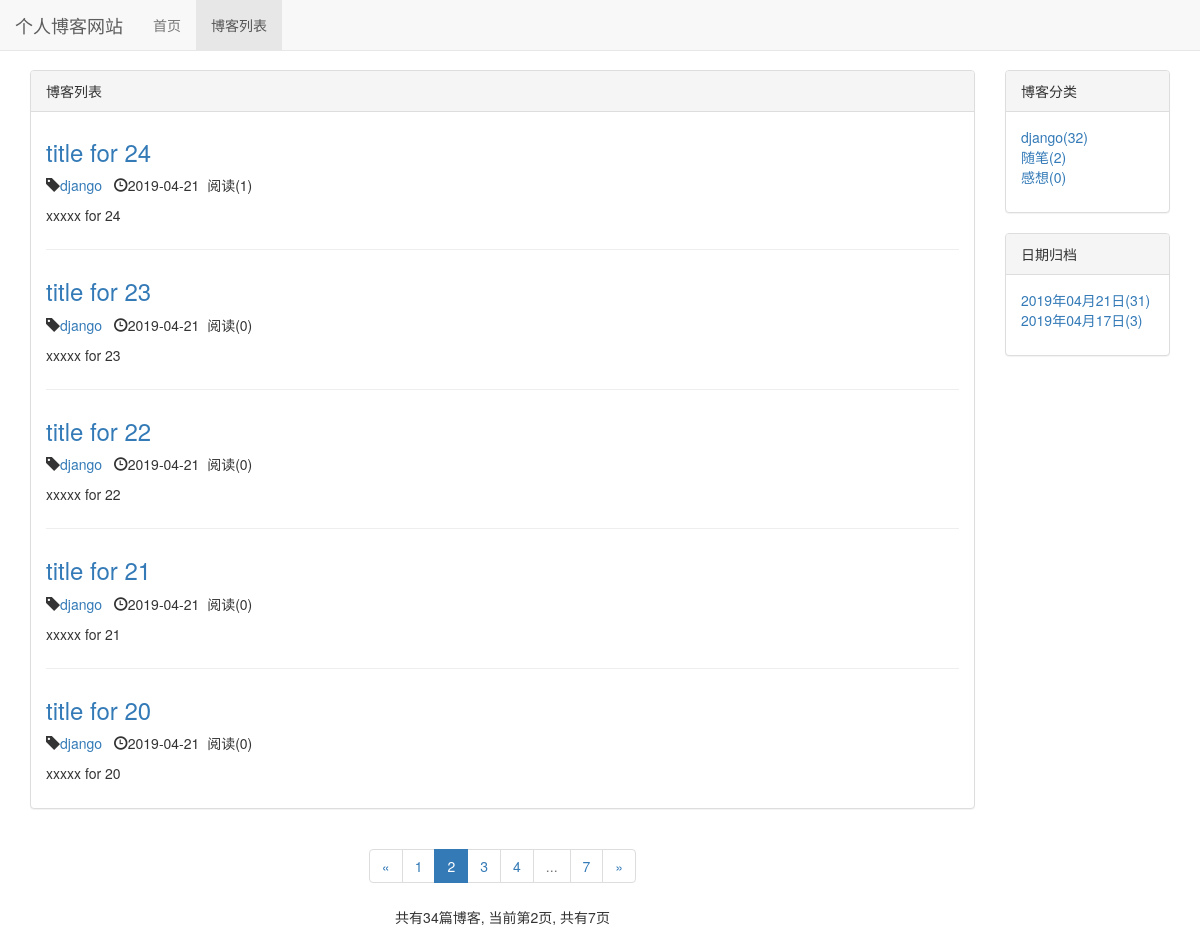
Screenshot of /blog/?page=2 with the database file from the repository.
### blog/models.py (models this page shows, shortened)
class Blog(models.Model,ReadNumExtendMethod):
    title = models.CharField(max_length=32)
    blog_type = models.ForeignKey(BlogType, on_delete=models.DO_NOTHING)
    content = RichTextUploadingField()
    author = models.ForeignKey(User, on_delete=models.DO_NOTHING)
    created_time = models.DateTimeField(auto_now_add=True)
    last_update_time = models.DateTimeField(auto_now=True)
    class Meta:
        ordering=['-created_time']

class BlogType(models.Model):
    title = models.CharField(max_length=32)
    def __str__(self):
        return self.title

### read_statistics/models.py (models this page shows)
class ReadNum(models.Model):
    read_num = models.IntegerField(default=0)
    content_type = models.ForeignKey(ContentType, on_delete=models.DO_NOTHING) # 模型类
    object_id = models.PositiveIntegerField() # 模型类的具体对象
    content_object = GenericForeignKey("content_type", "object_id")

### blog/views.py (the view)
# urls.py: path("",views.blog_list,name="blog_list"),
def blog_list(request):
    blogs_all_list = Blog.objects.all()
    context = get_blog_list_common_data(request, blogs_all_list)
    return render(request, "blog/blog_list.html", context)

### read_statistics/models.py (called while the page is built)
    def get_read_num(self):
        ct = ContentType.objects.get_for_model(self)
        try:
            readnum = ReadNum.objects.get(content_type=ct, object_id=self.pk)
            return readnum.read_num
        except exceptions.ObjectDoesNotExist:
            return 0

### blog/templates/blog/blog_list.html (shortened to what this page needs)
{% extends 'base.html' %}
{% load staticfiles %}
{% block css %}
<link rel="stylesheet" href="{% static 'css/blog/blog.css' %}">
{% endblock %}
{% block nav_blog_active %}active{% endblock %}
{% block content %}
    <div class="container">
        <div class="row">
            <div class="col-xs-12 col-sm-8 col-md-9 col-lg-10">
                <div class="panel panel-default">
                    <div class="panel-heading">
                        {% block blog_list_title %}
                        博客列表
                        {% endblock %}
                    </div>
                    <div class="panel-body">
                        {% for blog in page_of_blogs.object_list  %}
                        <div class="blog">
                            <a href="{% url 'blog_detail' blog_pk=blog.pk %}">
                                <h3>{{ blog.title }}</h3>
                            </a>
                            <p class="blog-info">
                                <span class="glyphicon glyphicon-tag" aria-hidden="true"></span><a href="{% url 'blogs_with_type' blog.blog_type.pk %}">{{ blog.blog_type }}</a>&nbsp;&nbsp;
                                <span class="glyphicon glyphicon-time" aria-hidden="true"></span>{{ blog.created_time|date:'Y-m-d' }}&nbsp;&nbsp;阅读({{ blog.get_read_num }})
                            </p>
                            <p>{{ blog.content|safe|truncatechars:120 }}</p>
                        </div>
                            {% empty %}
                        <div class="blog">
                            <h3>暂无博客，敬请期待</h3>
                        </div>
                    {% endfor %}
                    </div>
                </div>
                <div class="paginator">
                    <ul class="pagination">
                        {% if page_of_blogs.has_previous %}
                            <li>
                                <a href="?page={{ page_of_blogs.previous_page_number }}" aria-label="Previous">
                                    <span aria-hidden="true">&laquo;</span>
                                </a>
                            </li>
                        {% else %}
                            <li class="disabled">
                                <span aria-hidden="true">&laquo;</span>
                            </li>
                        {% endif %}
                        {% for page_num in page_range %}
                            {% if page_num == page_of_blogs.number %}
                            <li class="active"><span>{{ page_num }}</span></li>
                            {% else %}
                                {% if page_num == '...' %}
                                    <li class="disabled"><span>{{ page_num }}</span></li>
                                {% else %}
                                    <li><a href="?page={{ page_num }}">{{ page_num }}</a></li>
                                {% endif %}
                            {% endif %}
                        {% endfor %}
                        {% if page_of_blogs.has_next %}
                            <li>
                                <a href="?page={{ page_of_blogs.next_page_number }}" aria-label="Previous">
                                    <span aria-hidden="true">&raquo;</span>
                                </a>
                            </li>
                        {% else %}
                            <li class="disabled">
                                <span aria-hidden="true">&raquo;</span>
                            </li>
                        {% endif %}
                    </ul>
                    <p>
                        共有{{ page_of_blogs.paginator.count }}篇博客,
                        当前第{{ page_of_blogs.number }}页,
                        共有{{ page_of_blogs.paginator.num_pages }}页
                    </p>
                </div>
            </div>
            <div class=" hidden-xs col-sm-4 col-md-3 col-lg-2">
                <div class="panel panel-default">
                    <div class="panel-heading">博客分类</div>
                    <div class="panel-body">
                        <ul class="type_list">
                            {% for blog_type in blog_types %}
                                <li>
                                    <a href="{% url 'blogs_with_type' blog_type.pk %}">
                                        {{ blog_type.title }}({{blog_type.blog_set.all|length}})
                                    </a>
                                </li>
                            {% empty %}
                                <li>暂无分类</li>
                            {% endfor %}
                        </ul>
                    </div>
                </div>
                <div class="panel panel-default">
                    <div class="panel-heading">日期归档</div>
                    <div class="panel-body">
                        <ul class="date_list">
                            {% for blog_date, blog_count in blog_dates.items %}
                                <li>
                                    <a href="{% url 'blogs_with_date' blog_date.year blog_date.month blog_date.day %}">
                                        {{ blog_date|date:'Y年m月d日' }}({{ blog_count }})
                                    </a>
                                </li>
                            {% empty %}
                                <li>暂无相关</li>
                            {% endfor %}
                        </ul>
                    </div>
                </div>
            </div>
        </div>
    </div>
{% endblock %}

### static/css/base.css (style rules this page uses)
* { margin:0; padding:0; }
body { margin-top:70px!important; }

### blog/static/css/blog/blog.css (style rules this page uses)
.type_list,.date_list { list-style: none; }
div.blog h3 { margin-top: 0.5em; }
div.blog:not(:last-child) { margin-bottom: 2em; border-bottom: 1px solid #eee; padding-bottom: 1em; }
div.paginator { text-align:center; }

### rows the page displays
Blog: title "title for 24", blog_type "django", created_time "2019-04-21", get_read_num "1", content "xxxxx for 24"
Blog: title "title for 23", blog_type "django", created_time "2019-04-21", get_read_num "0", content "xxxxx for 23"
Blog: title "title for 22", blog_type "django", created_time "2019-04-21", get_read_num "0", content "xxxxx for 22"
Blog: title "title for 21", blog_type "django", created_time "2019-04-21", get_read_num "0", content "xxxxx for 21"
Blog: title "title for 20", blog_type "django", created_time "2019-04-21", get_read_num "0", content "xxxxx for 20"
BlogType: title "django", blog_set.all|length "32"
BlogType: title "随笔", blog_set.all|length "2"
BlogType: title "感想", blog_set.all|length "0"

### other values shown
{{ page_num }} "1" "3" "4" "7"
{{ page_num }} "2"
{{ page_num }} "..."
{{ page_of_blogs.paginator.count }} "34"
{{ page_of_blogs.number }} "2"
{{ page_of_blogs.paginator.num_pages }} "7"
{{ blog_date|date:'Y年m月d日' }} "2019年04月21日" "2019年04月17日"
{{ blog_count }} "31" "3"
